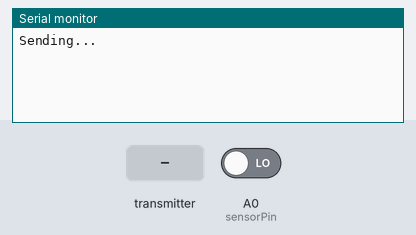
Simulated run of this sketch. Board: Arduino Uno, built with avr-gcc and run on an emulated ATmega328P. Parts: the last lines printed to the serial monitor. The test bench sets the inputs (shaded band); at power-on: A0 (sensorPin) LOW. No radio packets arrive unless stated.

Above: at 1.2 s.
1.3 s: the transmitter starts sending param = PONG
At 1.9 s:
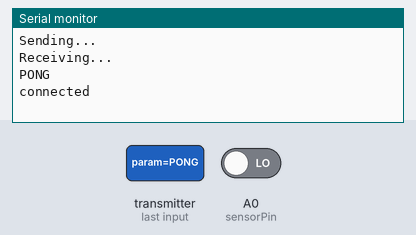
At 3.5 s:
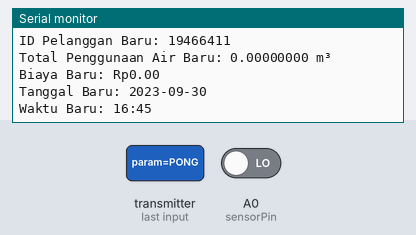

Measured:
- after the input at 1.3 s, the serial monitor: prints a new line at once (image 1)

The sketch:

modul_1_rev1.ino
```cpp
#include <RF24.h>

RF24 radio(10, 9);
const uint64_t otherModuleId = 0xF0F0F0F0E3LL;
const uint64_t selfModuleId = 0xF0F0F0F0E2LL;
unsigned long previousMillis = 0;
const long interval = 2000;

// Flow sensor
const int sensorPin = A0;
unsigned long pulseDuration = 0;
float totalLiters = 0;
const float pulseToCubicMeters = 0.00000247;

int dataCounter = 0;

struct PayloadStruct {
  char param[7];  // only using 6 characters for TX & RX payloads
  uint8_t counter;
};
PayloadStruct payloadReqConn;
bool isReqConnModeSending = true;
bool isReqConnModeReceive = false;
bool isSendingNRFData = false;

unsigned long previousReqConnMillis = 0;
const long intervalReqConn = 5000;

void requestconn() {
  //Sending data
  unsigned long currentMillis = millis();
  if(isReqConnModeSending) {
//    digitalWrite(module2Pin, LOW);
    Serial.println("Sending...");
    radio.openWritingPipe(selfModuleId); //self
//    delay(10);

//    byte data[50];
//    const char* param = "PING";
//
//    memcpy(&data[0], &selfModuleId, sizeof(selfModuleId));
//    memcpy(&data[strlen(param)-1], &param, strlen(param)+1);
    memcpy(payloadReqConn.param, "PING", 6);  // set the outgoing message
    radio.stopListening();

    radio.write(&payloadReqConn, sizeof(payloadReqConn));

    isReqConnModeSending = false;
    isReqConnModeReceive = true;
//    delay(1000);
  }else if(currentMillis - previousReqConnMillis >= intervalReqConn){
//    isModeSending = true;
//    isModeReceive = false;
    previousMillis = currentMillis;
  }

  //receive data
  if(isReqConnModeReceive) {
    //Serial.println("Receiving...");
//    digitalWrite(module2Pin, HIGH);
    radio.startListening();
    unsigned long start_timeout = millis();  // timer to detect no response
      while (!radio.available()) {             // wait for response or timeout
        if (millis() - start_timeout > 200){ // only wait 200 ms
//          digitalWrite(module2Pin, LOW);
          break;
        }
      }
    radio.stopListening();  // put back in TX mode
//    delay(100);
//    digitalWrite(module2Pin, LOW);
//    delay(100);
  }
  if (radio.available() && isReqConnModeReceive) {
    Serial.println("Receiving...");
    radio.openReadingPipe(1, otherModuleId); //to
//    delay(10);

    PayloadStruct received;
    radio.read(&received, sizeof(received));  // get payload from RX FIFO
//    payloadReqConn.counter = received.counter;       // save incoming counter for next outgoing counter

    Serial.println(received.param);
    if(strcmp(received.param,"PONG") == 0) {
      isReqConnModeSending = false;
      isReqConnModeReceive = false;
      Serial.println("connected");

      isSendingNRFData = true;

//      digitalWrite(module2Pin, HIGH);
//      delay(100);
//      digitalWrite(module2Pin, LOW);
    }
  }
}

void kirimnrf() {
  // Read flow sensor data
  pulseDuration = pulseIn(sensorPin, FALLING);
  float currentLiters = pulseDuration * pulseToCubicMeters;
  totalLiters += currentLiters;

  // Dataku
  const uint64_t newCustomerId = 19466411ULL;
  const float newUserTotalUsage = totalLiters / 1000.0;
  const float newUserTotalCost = newUserTotalUsage * 2600.0;
  const char* newCurrentDate = "2023-09-30";
  const char* newCurrentTime = "16:45";

  byte newData[50];

  memcpy(&newData[0], &newCustomerId, sizeof(newCustomerId));
  memcpy(&newData[8], &newUserTotalUsage, sizeof(newUserTotalUsage));
  memcpy(&newData[12], &newUserTotalCost, sizeof(newUserTotalCost));
  memcpy(&newData[16], newCurrentDate, strlen(newCurrentDate) + 1);
  memcpy(&newData[27], newCurrentTime, strlen(newCurrentTime) + 1);

  Serial.print("ID Pelanggan Baru: ");
  Serial.println(static_cast<unsigned long>(newCustomerId));

  Serial.print("Total Penggunaan Air Baru: ");
  Serial.print(newUserTotalUsage, 8);
  Serial.println(" m³");
  Serial.print("Biaya Baru: Rp");
  Serial.println(newUserTotalCost);
  Serial.print("Tanggal Baru: ");
  Serial.println(newCurrentDate);
  Serial.print("Waktu Baru: ");
  Serial.println(newCurrentTime);

  radio.write(&newData, sizeof(newData));

  dataCounter++;
}

void setup() {
  radio.begin();
  radio.openWritingPipe(selfModuleId); //self
  radio.openReadingPipe(1, otherModuleId); //to
  radio.setPALevel(RF24_PA_MAX);
  radio.setDataRate(RF24_2MBPS);
  radio.setChannel(85);

  Serial.begin(115200);
}

void loop() {
  unsigned long currentMillis = millis();

  if (currentMillis - previousMillis >= interval && dataCounter < 5 && isSendingNRFData) {
    kirimnrf();
    previousMillis = currentMillis;
  }else if(!isSendingNRFData){
    requestconn();
  }
}
```
